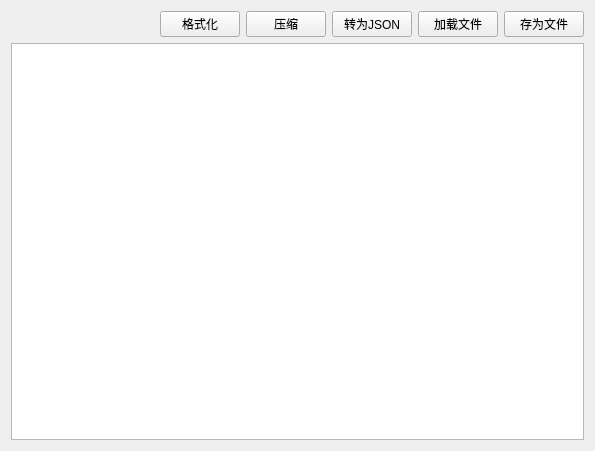
<?xml version="1.0" encoding="UTF-8"?>
<ui version="4.0">
 <class>XmlEditWidget</class>
 <widget class="QWidget" name="XmlEditWidget">
  <property name="geometry">
   <rect>
    <x>0</x>
    <y>0</y>
    <width>595</width>
    <height>451</height>
   </rect>
  </property>
  <property name="windowTitle">
   <string>Form</string>
  </property>
  <layout class="QVBoxLayout" name="verticalLayout" stretch="0,1">
   <item>
    <layout class="QHBoxLayout" name="horizontalLayout">
     <item>
      <spacer name="horizontalSpacer">
       <property name="orientation">
        <enum>Qt::Horizontal</enum>
       </property>
       <property name="sizeHint" stdset="0">
        <size>
         <width>40</width>
         <height>20</height>
        </size>
       </property>
      </spacer>
     </item>
     <item>
      <widget class="QPushButton" name="pbtn_Compact">
       <property name="text">
        <string>格式化</string>
       </property>
      </widget>
     </item>
     <item>
      <widget class="QPushButton" name="pbtn_Format">
       <property name="text">
        <string>压缩</string>
       </property>
      </widget>
     </item>
     <item>
      <widget class="QPushButton" name="pbtn_ToJson">
       <property name="text">
        <string>转为JSON</string>
       </property>
      </widget>
     </item>
     <item>
      <widget class="QPushButton" name="pbtn_LoadFile">
       <property name="text">
        <string>加载文件</string>
       </property>
      </widget>
     </item>
     <item>
      <widget class="QPushButton" name="pbtn_SaveFile">
       <property name="text">
        <string>存为文件</string>
       </property>
      </widget>
     </item>
    </layout>
   </item>
   <item>
    <widget class="QCodeEditor" name="textEdit_XmlText"/>
   </item>
  </layout>
 </widget>
 <customwidgets>
  <customwidget>
   <class>QCodeEditor</class>
   <extends>QTextEdit</extends>
   <header>3rd/QCodeEditor/include/QCodeEditor</header>
  </customwidget>
 </customwidgets>
 <resources/>
 <connections/>
</ui>
